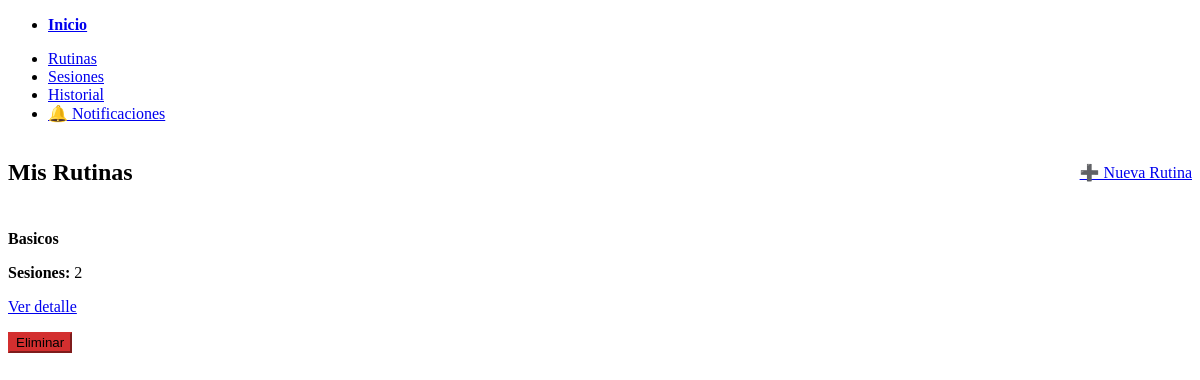
Before: /routines/ (signed in) with the older database file.
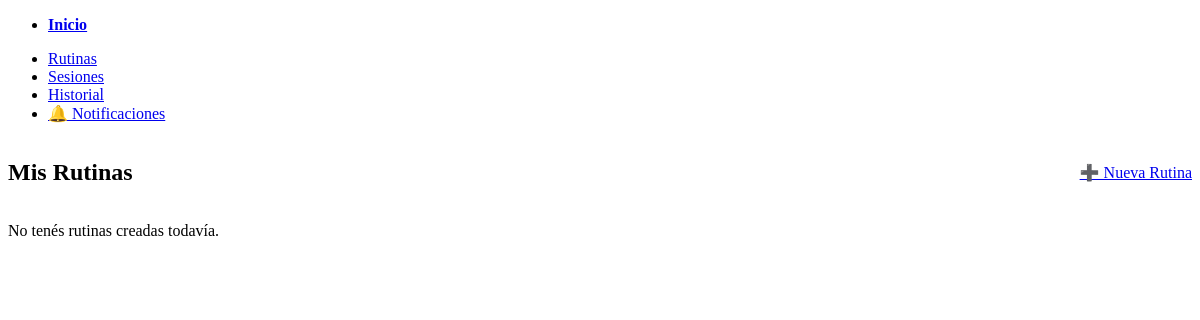
After: the same page with the newer database file.
### app/models/fitness.py (models this page shows)
class Routine(Base):
    __tablename__= "routines"
    id = Column(Integer, primary_key=True, index = True)
    name = Column(String, nullable=False)
    creator_id = Column(Integer, ForeignKey('users.id'), nullable=False)
    creator = relationship("User", back_populates='created_routines')
    plans = relationship(
        'Plan',
        secondary=plans_routines,
        back_populates='routines'
    )
    sessions = relationship(
        'Session',
        secondary = routines_sessions,
        back_populates='routines')

### app/api/routes/routines.py (the view)
@router.get("/", response_class=HTMLResponse)
def list_routines(
    request: Request,
    db: db_Session = Depends(get_db),
    current_user: User = Depends(get_current_user)
):
    routines = db.query(Routine).filter(Routine.creator_id == current_user.id).all()
    return templates.TemplateResponse(
        "routine_list.html",
        {"request": request, "routines": routines}
    )

### app/templates/routine_list.html (shortened to what this page needs)
{% extends "base.html" %}
{% block content %}
<div style="display: flex; justify-content: space-between; align-items: center;">
    <h2>Mis Rutinas</h2>
    <a href="/routines/new" role="button">➕ Nueva Rutina</a>
</div>
{% if not routines %}
    <p>No tenés rutinas creadas todavía.</p>
{% endif %}
<div style="margin-top:1.5rem;">
{% for routine in routines %}
    <article>
        <header>
            <strong>{{ routine.name }}</strong>
        </header>
        <p><strong>Sesiones:</strong> {{ routine.sessions|length }}</p>
        <a href="/routines/{{ routine.id }}" role="button" class="secondary outline">Ver detalle</a>
        <form method="post" action="/routines/{{ routine.id }}/delete" style="margin-top:1rem; margin-bottom: 0;">
            <button type="submit" class="secondary" style="background-color:#d32f2f; border-color:#d32f2f;">
                Eliminar
            </button>
        </form>
    </article>
{% endfor %}
</div>
{% endblock %}

Changed rows visible on the page:
removed Routine: name "Basicos", sessions|length "2"
Other visible differences:
text now shown: "No tenés rutinas creadas todavía."
